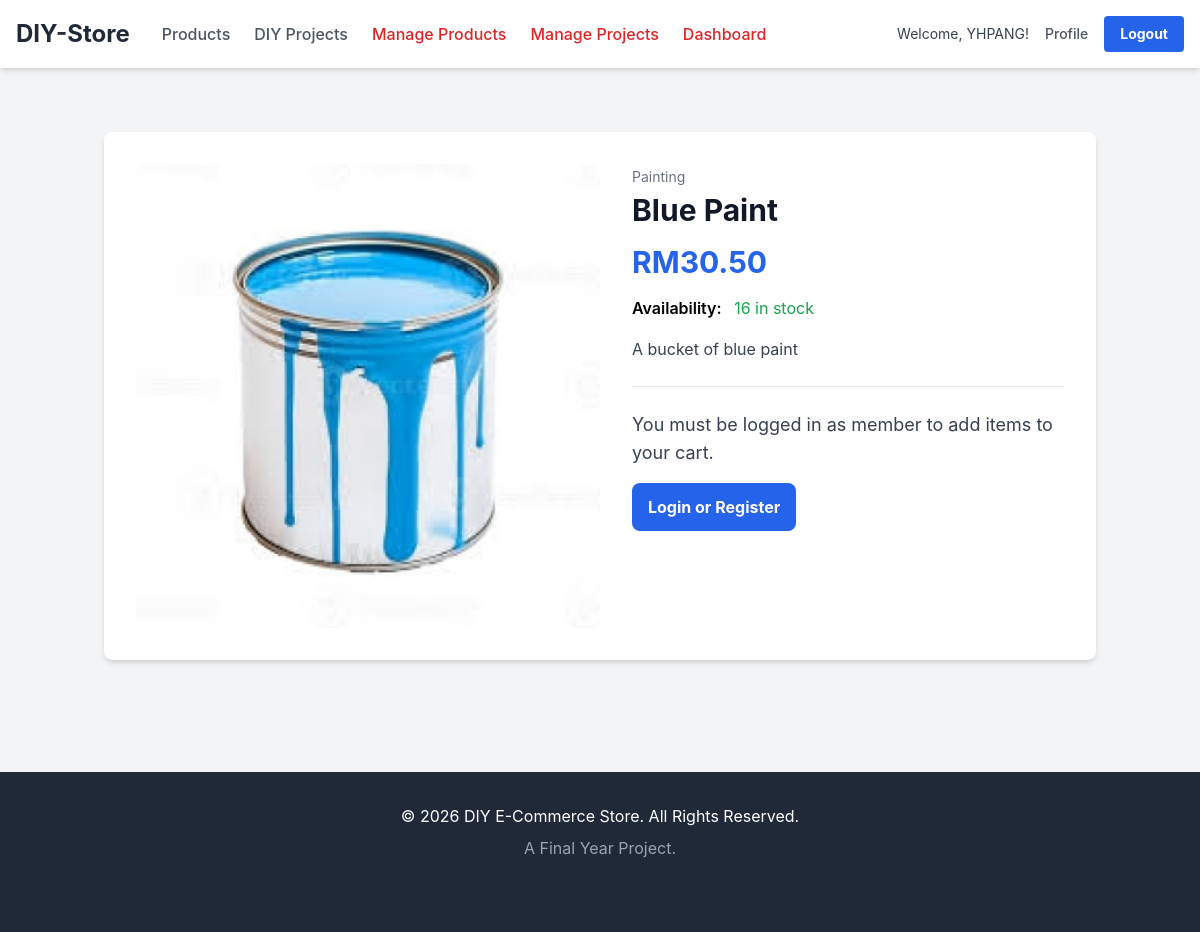
The app's page /product_details.php?id=4 (signed in), older data.
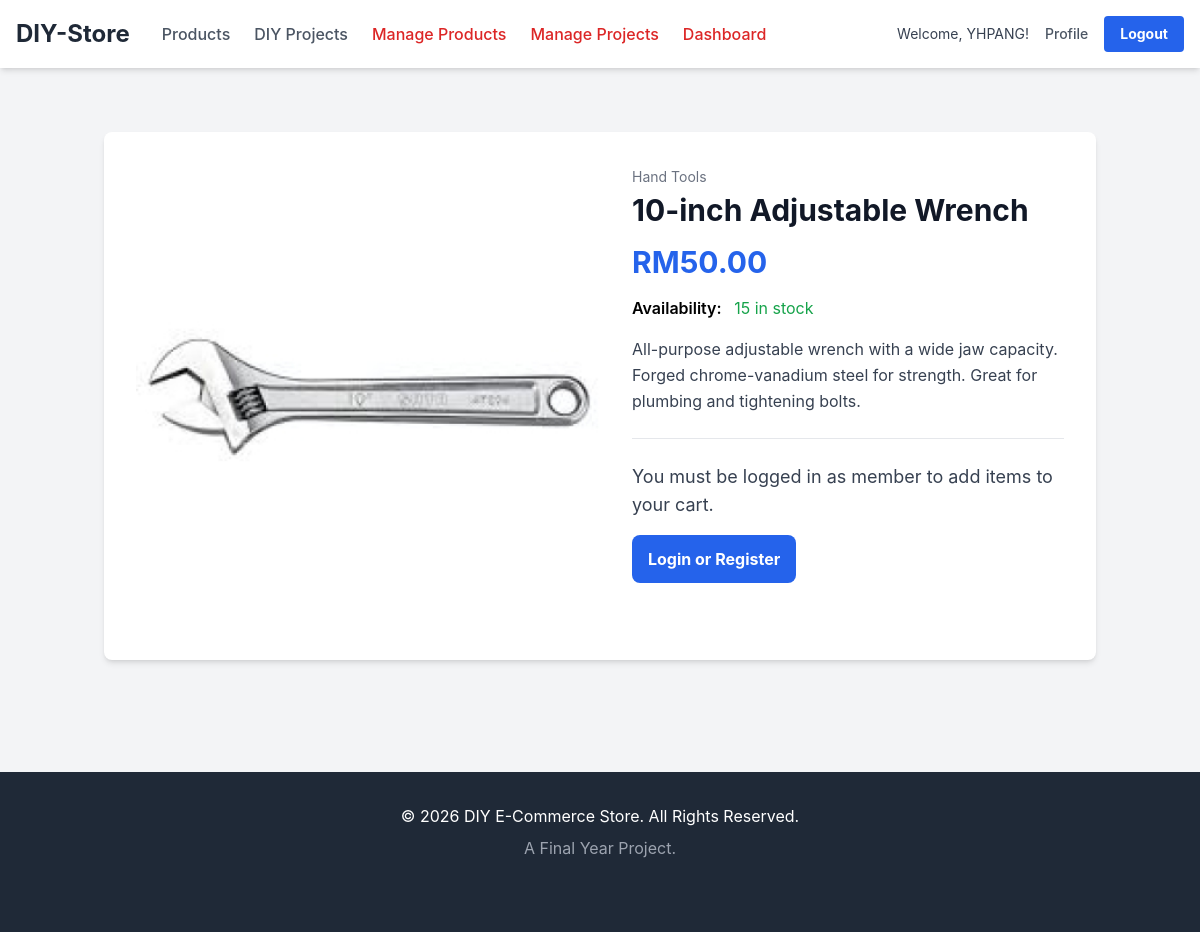
The same page, newer data.
### tables this page shows
CREATE TABLE `product` (
  `product_id` int(11) NOT NULL,
  `name` varchar(200) NOT NULL,
  `description` text DEFAULT NULL,
  `image` varchar(255) DEFAULT NULL,
  `price` decimal(10,2) NOT NULL,
  `stock_quantity` int(11) NOT NULL,
  `category_id` int(11) DEFAULT NULL,
  `status` enum('Available','Disabled') DEFAULT 'Available'
);

CREATE TABLE `category` (
  `category_id` int(11) NOT NULL,
  `category_name` varchar(100) NOT NULL
);

### _base.php (called while the page is built, shortened)
<?php
function get($key, $default = null) {
    return $_GET[$key] ?? $default;
}
function e($value) {
    return htmlspecialchars($value ?? '', ENT_QUOTES, 'UTF-8');
}
$_user = $_SESSION['user'] ?? null;
function is_auth() {
    global $_user;
    return $_user !== null;
}
function is_admin() {
    global $_user;
    return is_auth() && $_user->role === 'Admin';
}
?>

### product_details.php (the view, shortened to what this page needs)
<?php
require_once '_base.php';
require_once '_head.php';
$id = get('id');
$conn = db_connect();
$stmt = $conn->prepare(
    "SELECT p.*, c.category_name
     FROM Product p
     LEFT JOIN Category c ON p.category_id = c.category_id
     WHERE p.product_id = ? AND p.status = 'Available'"
);
$stmt->bind_param("i", $id);
$stmt->execute();
$result = $stmt->get_result();
$product = $result->fetch_assoc();
?>
<div class="container mx-auto px-4 py-8">
    <div class="bg-white p-8 rounded-lg shadow-md flex flex-col md:flex-row">
        <div class="md:w-1/2 mb-6 md:mb-0">
            <?php if (!empty($product['image'])): ?>
                <img src="<?= e($product['image']) ?>" alt="<?= e($product['name']) ?>" class="w-full max-h-[500px] object-contain rounded-lg mx-auto">
            <?php else: ?>
                <div class="w-full h-96 bg-gray-200 flex items-center justify-center text-gray-400 rounded-lg">No Image Available</div>
            <?php endif; ?>
        </div>
        <div class="md:w-1/2 md:pl-8">
            <span class="text-sm text-gray-500"><?= e($product['category_name'] ?? 'Uncategorized') ?></span>
            <h1 class="text-3xl font-bold text-gray-900 mt-1"><?= e($product['name']) ?></h1>
            <p class="text-3xl font-bold text-blue-600 my-4">RM<?= e(number_format($product['price'], 2)) ?></p>
            <div class="mb-4">
                <span class="font-semibold">Availability:</span>
                <?php if ($product['stock_quantity'] > 0): ?>
                    <span class="text-green-600 ml-2"><?= e($product['stock_quantity']) ?> in stock</span>
                <?php else: ?>
                    <span class="text-red-600 ml-2">Out of Stock</span>
                <?php endif; ?>
            </div>
            <p class="text-gray-700 leading-relaxed mb-6">
                <?= nl2br(e($product['description'])) ?>
            </p>
            <?php if (is_auth() && !is_admin()): ?>
                <?php if ($product['stock_quantity'] > 0): ?>
                    <form action="cart.php" method="POST">
                        <input type="hidden" name="product_id" value="<?= e($product['product_id']) ?>">
                        <div class="flex items-center mb-4">
                            <label for="quantity" class="mr-4 font-semibold">Quantity:</label>
                            <input type="number" id="quantity" name="quantity" value="1" min="1" max="<?= e($product['stock_quantity']) ?>"
                                   class="w-20 p-2 border border-gray-300 rounded-md text-center">
                        </div>
                        <button type="submit" class="w-full bg-blue-600 hover:bg-blue-700 text-white font-bold py-3 px-4 rounded-lg transition-colors duration-300">
                            Add to Cart
                        </button>
                    </form>
                <?php else: ?>
                    <button type="button" class="w-full bg-gray-400 text-white font-bold py-3 px-4 rounded-lg cursor-not-allowed" disabled>
                        Out of Stock
                    </button>
                <?php endif; ?>
            <?php else: ?>
                <div class="border-t pt-6 mt-6">
                    <p class="text-gray-700 text-lg">You must be logged in as member to add items to your cart.</p>
                    <a href="/FYP/login.php" class="inline-block mt-4 bg-blue-600 hover:bg-blue-700 text-white font-bold py-3 px-4 rounded-lg">
                        Login or Register
                    </a>
                </div>
            <?php endif; ?>
        </div>
    </div>
</div>
<?php
require_once '_foot.php';
?>

Row changes from the older to the newer data that the page shows:
changed product: image: a different picture; category.category_name "Painting" → "Hand Tools"; name "Blue Paint" → "10-inch Adjustable Wrench"; price "30.50" → "50.00"; stock_quantity "16" → "15"; description "A bucket of blue paint" → "All-purpose adjustable wrench with a wide jaw capacity. Forged chrome-vanadium steel for strength. Great for plumbing and tightening bolts."
